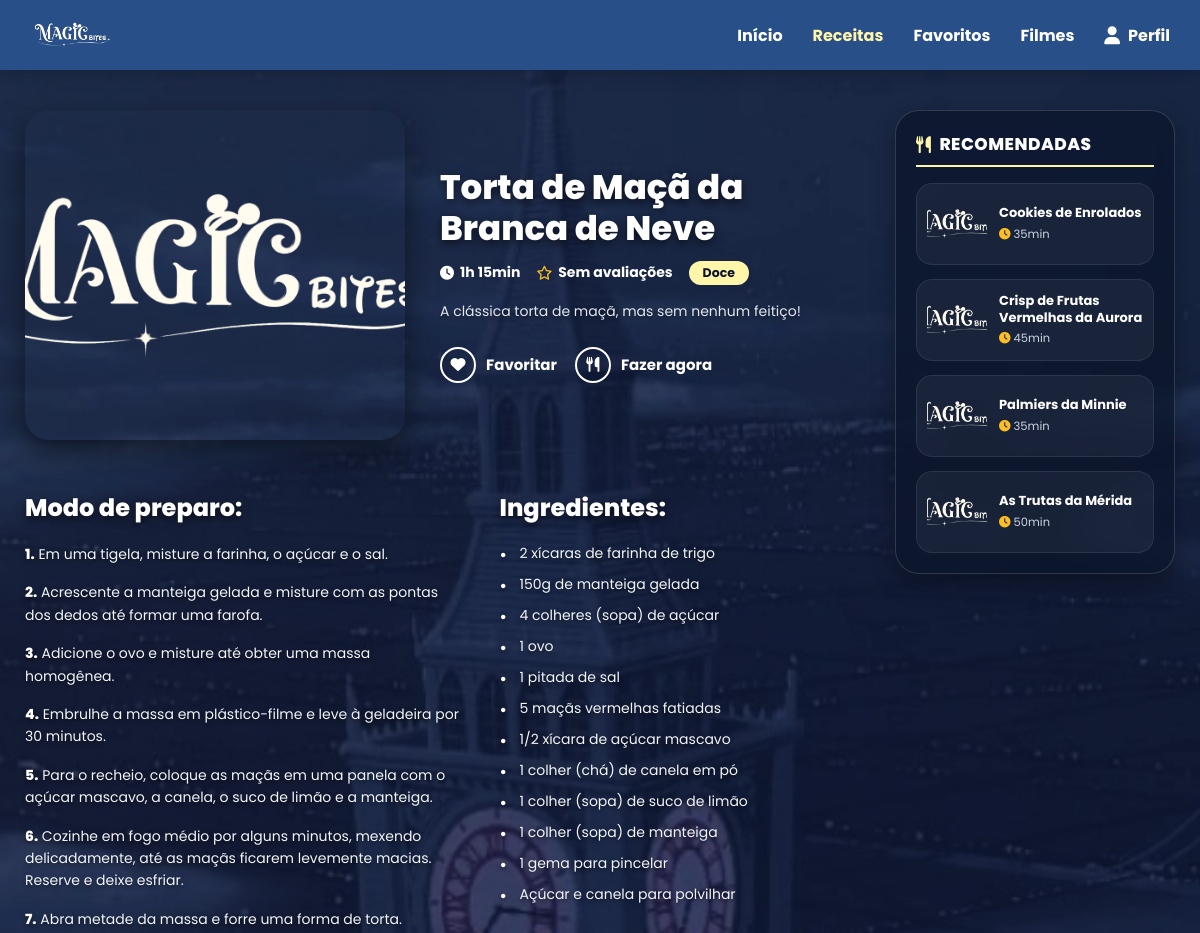
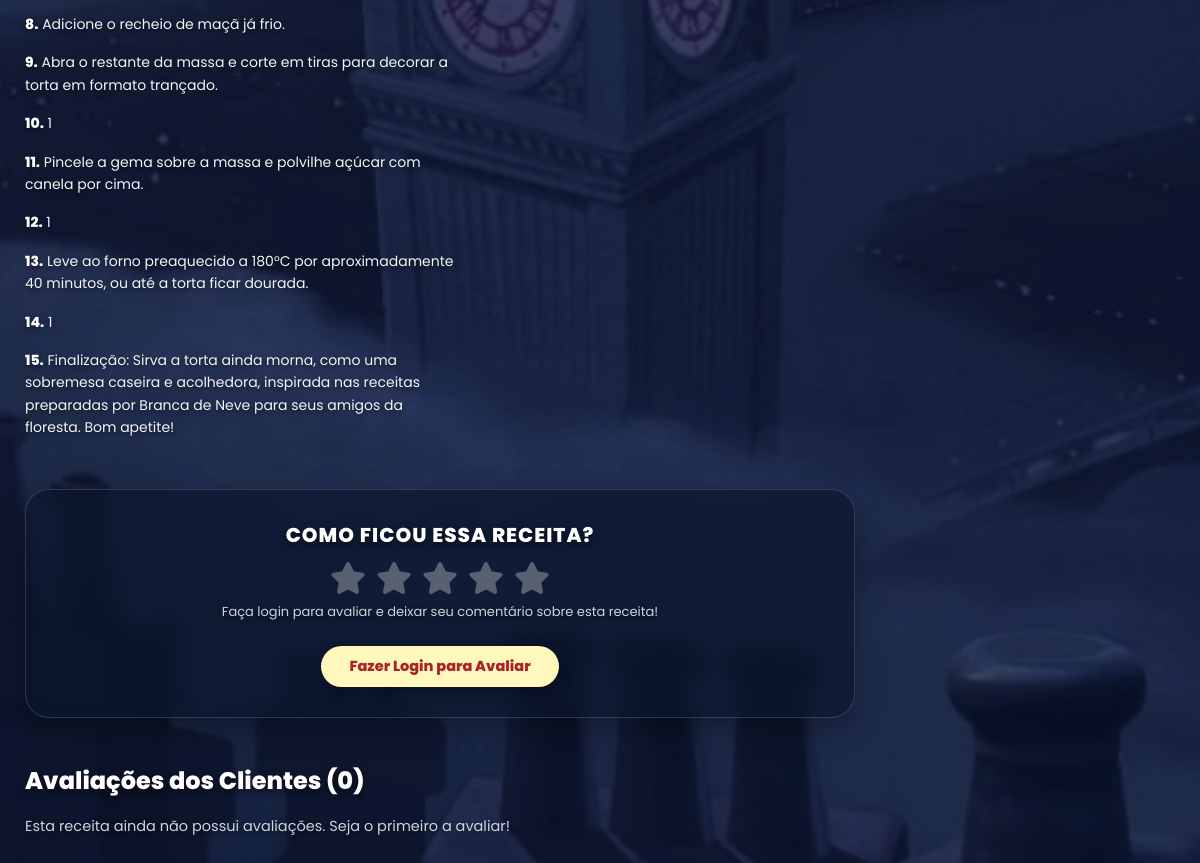
Screenshot of /receita.php with the database file from the repository (2 pictures, top to bottom).
### tables this page shows
CREATE TABLE receitas (
    id_receita INT AUTO_INCREMENT PRIMARY KEY,
    nome_receita VARCHAR(255) NOT NULL,
    tipo VARCHAR(255) NOT NULL,
    id_filme INT,
    descricao TEXT,
    imagem VARCHAR(255),
    avaliacao DECIMAL(2,1) DEFAULT 5.0,
    tempo_preparo VARCHAR(50),
    dificuldade VARCHAR(50),
    ingredientes TEXT, 
    modo_preparo TEXT,
    FOREIGN KEY (id_filme) REFERENCES filme(id_filme)
);

### receita.php (the view, shortened to what this page needs)
<?php
$host = 'localhost';
$dbname = 'magical_bites';
$user = 'root';
$pass = "";
try {
    $pdo = new PDO("mysql:host=$host;dbname=$dbname;charset=utf8", $user, $pass);
    $pdo->setAttribute(PDO::ATTR_ERRMODE, PDO::ERRMODE_EXCEPTION);
    $id_receita = isset($_GET['id']) ? (int)$_GET['id'] : 1;
    $stmt = $pdo->prepare("SELECT * FROM receitas WHERE id_receita = :id");
    $stmt->bindParam(':id', $id_receita, PDO::PARAM_INT);
    $stmt->execute();
    $receita = $stmt->fetch(PDO::FETCH_ASSOC);
    $stmtRecomendadas = $pdo->prepare("
        SELECT r.*, COUNT(a.id_avaliacao) as total_aval
        FROM receitas r
        LEFT JOIN avaliacoes a ON r.id_receita = a.id_receita
        WHERE r.id_receita != :id_atual AND r.tipo = :tipo
        GROUP BY r.id_receita
        ORDER BY RAND()
        LIMIT 4
    ");
    $stmtRecomendadas->execute([
        ':id_atual' => $id_receita,
        ':tipo'     => $receita['tipo'] ?? 'Salgado'
    ]);
    $receitasRecomendadas = $stmtRecomendadas->fetchAll(PDO::FETCH_ASSOC);
    $stmtAvaliacoesList = $pdo->prepare("
        SELECT a.*, u.nome_usuario, u.foto_perfil
        FROM avaliacoes a
        JOIN usuario u ON a.id_usuario = u.id_usuario
        WHERE a.id_receita = :id_receita
        ORDER BY a.data_criacao DESC
    ");
    $stmtAvaliacoesList->execute([':id_receita' => $id_receita]);
    $avaliacoesClientes = $stmtAvaliacoesList->fetchAll(PDO::FETCH_ASSOC);
    $totalAvaliacoes = count($avaliacoesClientes);
    $lista_ingredientes = array_filter(array_map('trim', explode(";", $receita['ingredientes'])));
    $passos_preparo = array_filter(array_map('trim', preg_split('/(?=\d+\.\s)/', $receita['modo_preparo'])));
    $tipo_formatado = ucfirst(strtolower($receita['tipo'] ?? 'Salgado'));
    $isFavorito = false;
} catch(PDOException $e) {
    die("Erro na conexão com a base de dados: " . $e->getMessage());
}
function buscarImagem($nomeImagem) {
    $pastas = ['pratos', 'filme', 'logo', 'slider', 'perfis', 'avatares', 'avaliacoes', 'img/perfis', 'img/avatares', 'img/avaliacoes', 'fundo'];
    $extensoes = ['', '.png', '.jpg', '.jpeg', '.webp'];
    foreach ($pastas as $pasta) {
        foreach ($extensoes as $ext) {
            $caminhoCompleto = "img/" . $pasta . "/" . $nomeImagem . $ext;
            if (file_exists($caminhoCompleto)) return $caminhoCompleto;
            $caminhoRaiz = $pasta . "/" . $nomeImagem . $ext;
        }
    }
    return "img/logo/logo_menu.png";
}
?>
<!DOCTYPE html>
<html lang="pt-pt">
<head>
    <link rel="stylesheet" href="https://cdnjs.cloudflare.com/ajax/libs/font-awesome/6.4.0/css/all.min.css">
</head>
<body>
    <div class="navbar">
        <div class="logo">
            <a href="index.php"><img src="<?= buscarImagem('logo_menu.png') ?>" alt="Magical Bites"></a>
        </div>
        <div class="menu">
            <a href="index.php">Início</a>
            <a href="index.php#containerReceitas" class="active">Receitas</a>
            <a href="favoritos.php">Favoritos</a>
            <a href="filmes.php">Filmes</a>
            <?php if (isset($_SESSION['usuario'])): ?>
                <a href="javascript:void(0)" onclick="alternarModais('perfil')">
                    <img src="<?= buscarImagem($_SESSION['usuario']['foto'] ?? '') ?>" class="nav-user-avatar" onerror="this.src='img/logo/logo_menu.png'">
                    <?= htmlspecialchars(explode(' ', $_SESSION['usuario']['nome'])[0]) ?>
                </a>
            <?php else: ?>
                <a href="javascript:void(0)" onclick="alternarModais('login')"><i class="fa-solid fa-user"></i> Perfil</a>
            <?php endif; ?>
        </div>
    </div>
    <div class="container">
        <div class="layout-com-sidebar">
            <div class="conteudo-principal">
                <div class="hero-receita">
                    <div class="hero-imagem">
                        <img src="<?= buscarImagem($receita['imagem']) ?>" alt="<?= htmlspecialchars($receita['nome_receita']) ?>" onerror="this.src='img/logo/logo_menu.png'">
                    </div>
                    <div class="hero-info">
                        <h1 class="titulo"><?= htmlspecialchars($receita['nome_receita']) ?></h1>
                        <div class="meta-info">
                            <div class="meta-item">
                                <i class="fa-solid fa-clock"></i>
                                <span><?= htmlspecialchars($receita['tempo_preparo']) ?></span>
                            </div>
                            <?php if ($totalAvaliacoes > 0 && !empty($receita['avaliacao'])): ?>
                                <div class="meta-item">
                                    <i class="fa-solid fa-star"></i>
                                    <span><?= number_format((float)$receita['avaliacao'], 1, ',', '.') ?> (<?= $totalAvaliacoes ?> <?= $totalAvaliacoes == 1 ? 'avaliação' : 'avaliações' ?>)</span>
                                </div>
                            <?php else: ?>
                                <div class="meta-item">
                                    <i class="fa-regular fa-star"></i>
                                    <span>Sem avaliações</span>
                                </div>
                            <?php endif; ?>
                            <span class="tag-categoria"><?= htmlspecialchars($tipo_formatado) ?></span>
                        </div>
                        <p class="descricao"><?= htmlspecialchars($receita['descricao']) ?></p>
                        <div class="acoes">
                            <a href="favoritar.php?id=<?= $receita['id_receita'] ?>" class="btn-acao-pill <?= $isFavorito ? 'favoritado' : '' ?>">
                                <div class="icone-circulo"><i class="fa-solid fa-heart"></i></div>
                                <span><?= $isFavorito ? 'Favoritado' : 'Favoritar' ?></span>
                            </a>
                            <a href="#modo-preparo" class="btn-acao-pill">
                                <div class="icone-circulo"><i class="fa-solid fa-utensils"></i></div>
                                <span>Fazer agora</span>
                            </a>
                        </div>
                    </div>
                </div>
                <div class="conteudo-grid" id="modo-preparo">
                    <div>
                        <h2 class="secao-titulo">Modo de preparo:</h2>
                        <ul class="lista-preparo">
                            <?php
                            $num = 1;
                            foreach($passos_preparo as $passo):
                                $textoLimpo = preg_replace('/^\d+\.\s*/', '', $passo);
                            ?>
                                <li><strong><?= $num ?>.</strong> <?= htmlspecialchars($textoLimpo) ?></li>
                            <?php
                                $num++;
                            endforeach;
                            ?>
                        </ul>
                    </div>
                    <div>
                        <h2 class="secao-titulo">Ingredientes:</h2>
                        <ul class="lista-ingredientes">
                            <?php foreach($lista_ingredientes as $ingrediente): ?>
                                <li><?= htmlspecialchars($ingrediente) ?></li>
                            <?php endforeach; ?>
                        </ul>
                    </div>
                </div>
                <div class="secao-avaliacao">
                    <h3>COMO FICOU ESSA RECEITA?</h3>
                    <?php if (isset($_SESSION['usuario'])): ?>
                        <form action="receita.php?id=<?= $id_receita ?>" method="POST" id="formAvaliacao" enctype="multipart/form-data">
                            <input type="hidden" name="acao" value="avaliar">
                            <input type="hidden" name="estrelas" id="inputEstrelas" value="0">
                            <div class="estrelas-avaliacao" id="estrelasBox">
                                <i class="fa-solid fa-star" data-value="1"></i>
                                <i class="fa-solid fa-star" data-value="2"></i>
                                <i class="fa-solid fa-star" data-value="3"></i>
                                <i class="fa-solid fa-star" data-value="4"></i>
                                <i class="fa-solid fa-star" data-value="5"></i>
                            </div>
                            <p class="subtitulo-avaliacao" id="textoEstrelas">Clique nas estrelas para selecionar uma nota</p>
                            <div class="campo-comentario">
                                <textarea name="comentario" placeholder="Escreva aqui o que achou dessa receita..." rows="3"></textarea>
                            </div>
                            <div class="campo-foto-avaliacao">
                                <label for="inputFotoAvaliacao">
                                    <i class="fa-solid fa-camera"></i> <span id="nomeFotoSelecionada">Adicionar foto do seu prato</span>
                                </label>
                                <input type="file" name="foto_avaliacao" id="inputFotoAvaliacao" accept="image/*" style="display: none;" onchange="mostrarNomeFoto(this)">
                            </div>
                            <button type="submit" class="btn-enviar-avaliacao">Enviar Avaliação</button>
                        </form>
                    <?php else: ?>
                        <div class="estrelas-avaliacao" style="cursor: default;">
                            <i class="fa-solid fa-star"></i>
                            <i class="fa-solid fa-star"></i>
                            <i class="fa-solid fa-star"></i>
                            <i class="fa-solid fa-star"></i>
                            <i class="fa-solid fa-star"></i>
                        </div>
                        <p class="subtitulo-avaliacao">Faça login para avaliar e deixar seu comentário sobre esta receita!</p>
                        <button type="button" class="btn-enviar-avaliacao" onclick="alternarModais('login')">Fazer Login para Avaliar</button>
                    <?php endif; ?>
                </div>
                <div class="secao-lista-avaliacoes">
                    <h2 class="secao-titulo">Avaliações dos Clientes (<?= $totalAvaliacoes ?>)</h2>
                    <?php if ($totalAvaliacoes > 0): ?>
                        <div class="grid-avaliacoes">
                            <?php foreach ($avaliacoesClientes as $aval): ?>
                                <div class="card-avaliacao-cliente">
                                    <div class="header-avaliacao-cliente">
                                        <img src="<?= buscarImagem($aval['foto_perfil'] ?? 'avatar1.webp') ?>" class="avatar-avaliacao-cliente" onerror="this.src='img/logo/logo_menu.png'">
                                        <div class="info-usuario-aval">
                                            <div class="nome"><?= htmlspecialchars($aval['nome_usuario']) ?></div>
                                            <div class="data"><?= date('d/m/Y \à\s H:i', strtotime($aval['data_criacao'])) ?></div>
                                        </div>
                                    </div>
                                    <div class="estrelas-cliente">
                                        <?php for ($i = 1; $i <= 5; $i++): ?>
                                            <i class="fa-<?= $i <= $aval['estrelas'] ? 'solid' : 'regular' ?> fa-star"></i>
                                        <?php endfor; ?>
                                    </div>
                                    <?php if (!empty(trim($aval['comentario']))): ?>
                                        <p class="comentario-cliente"><?= nl2br(htmlspecialchars($aval['comentario'])) ?></p>
                                    <?php endif; ?>
                                    <?php if (!empty($aval['foto_avaliacao'])): ?>
                                        <img src="<?= buscarImagem($aval['foto_avaliacao']) ?>" class="img-avaliacao-cliente" alt="Foto da avaliação" onerror="this.style.display='none'">
                                    <?php endif; ?>
                                </div>
                            <?php endforeach; ?>
                        </div>
                    <?php else: ?>
                        <p style="color: #cbd5e1; font-size: 14.5px; text-shadow: 0 2px 4px rgba(0,0,0,0.5);">Esta receita ainda não possui avaliações. Seja o primeiro a avaliar!</p>
                    <?php endif; ?>
                </div>
            </div>
            <aside class="sidebar-recomendados">
                <h3 class="sidebar-titulo"><i class="fa-solid fa-utensils"></i> Recomendadas</h3>
                <div class="lista-recomendadas">
                    <?php if (!empty($receitasRecomendadas)): ?>
                        <?php foreach ($receitasRecomendadas as $rec): ?>
                            <a href="receita.php?id=<?= $rec['id_receita'] ?>" class="card-recomendada">
                                <img src="<?= buscarImagem($rec['imagem']) ?>" alt="<?= htmlspecialchars($rec['nome_receita']) ?>" onerror="this.src='img/logo/logo_menu.png'">
                                <div class="info-recomendada">
                                    <h4><?= htmlspecialchars($rec['nome_receita']) ?></h4>
                                    <div class="meta-rec">
                                        <span><i class="fa-solid fa-clock"></i> <?= htmlspecialchars($rec['tempo_preparo']) ?></span>
                                    </div>
                                </div>
                            </a>
                        <?php endforeach; ?>
                    <?php else: ?>
                        <p style="font-size: 13px; color: #cbd5e1;">Nenhuma recomendação no momento.</p>
                    <?php endif; ?>
                </div>
            </aside>
        </div>
    </div>
</body>
</html>

### rows the page displays
receitas: nome_receita "Torta de Maçã da Branca de Neve", tempo_preparo "1h 15min", tipo "Doce", descricao "A clássica torta de maçã, mas sem nenhum feitiço!", modo_preparo "Em uma tigela, misture a farinha, o açúcar e o sal.", modo_preparo "Acrescente a manteiga gelada e misture com as pontas dos dedos até formar uma farofa.", modo_preparo "Adicione o ovo e misture até obter uma massa homogênea.", modo_preparo "Embrulhe a massa em plástico-filme e leve à geladeira por 30 minutos.", modo_preparo "Para o recheio, coloque as maçãs em uma panela com o açúcar mascavo, a canela, o suco de limão e a manteiga.", modo_preparo "Cozinhe em fogo médio por alguns minutos, mexendo delicadamente, até as maçãs ficarem levemente macias. Reserve e deixe esfriar.", modo_preparo "Abra metade da massa e forre uma forma de torta.", modo_preparo "Adicione o recheio de maçã já frio.", modo_preparo "Abra o restante da massa e corte em tiras para decorar a torta em formato trançado.", modo_preparo "1", modo_preparo "Pincele a gema sobre a massa e polvilhe açúcar com canela por cima.", modo_preparo "Leve ao forno preaquecido a 180°C por aproximadamente 40 minutos, ou até a torta ficar dourada.", modo_preparo "Finalização: Sirva a torta ainda morna, como uma sobremesa caseira e acolhedora, inspirada nas receitas preparadas por Branca de Neve para seus amigos da floresta. Bom apetite!", ingredientes "2 xícaras de farinha de trigo", ingredientes "150g de manteiga gelada", ingredientes "4 colheres (sopa) de açúcar", ingredientes "1 ovo", ingredientes "1 pitada de sal", ingredientes "5 maçãs vermelhas fatiadas", ingredientes "1/2 xícara de açúcar mascavo", ingredientes "1 colher (chá) de canela em pó", ingredientes "1 colher (sopa) de suco de limão", ingredientes "1 colher (sopa) de manteiga", ingredientes "1 gema para pincelar", ingredientes "Açúcar e canela para polvilhar"
receitas: nome_receita "Cookies de Enrolados", tempo_preparo "35min"
receitas: nome_receita "Crisp de Frutas Vermelhas da Aurora", tempo_preparo "45min"
receitas: nome_receita "Palmiers da Minnie", tempo_preparo "35min"
receitas: nome_receita "As Trutas da Mérida", tempo_preparo "50min"

### other values shown
$totalAvaliacoes "0"
